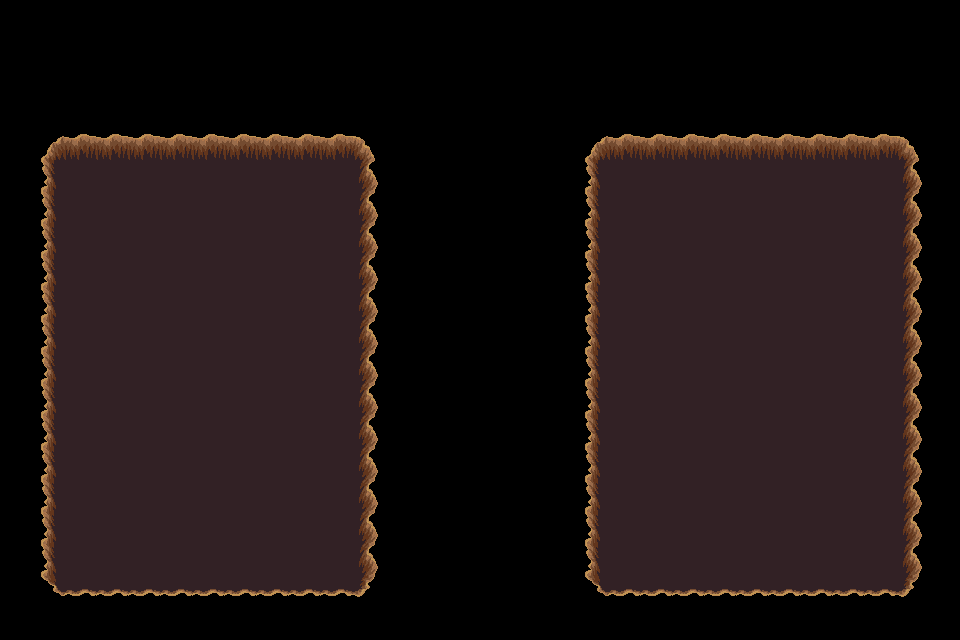

A level layout from a 2D game, rendered from its tile map. Below: a short description, then the map file with its tile-grid data intact:
An orthogonal 30x20 tile map with 32x32 px tiles, 1 tile layer (trou).

<map version="1.4" tiledversion="1.4.3" orientation="orthogonal" renderorder="right-down" width="30" height="20" tilewidth="32" tileheight="32" infinite="0" nextlayerid="9" nextobjectid="1">
 <tileset firstgid="1" source="../../../dungeon_green.tsx" />
 <layer id="8" name="trou" width="30" height="20">
  <data encoding="csv">
0,0,0,0,0,0,0,0,0,0,0,0,0,0,0,0,0,0,0,0,0,0,0,0,0,0,0,0,0,0,
0,0,0,0,0,0,0,0,0,0,0,0,0,0,0,0,0,0,0,0,0,0,0,0,0,0,0,0,0,0,
0,0,0,0,0,0,0,0,0,0,0,0,0,0,0,0,0,0,0,0,0,0,0,0,0,0,0,0,0,0,
0,0,0,0,0,0,0,0,0,0,0,0,0,0,0,0,0,0,0,0,0,0,0,0,0,0,0,0,0,0,
0,432,433,433,433,433,433,433,433,433,433,434,0,0,0,0,0,0,432,433,433,433,433,433,433,433,433,433,434,0,
0,455,456,456,456,456,456,456,456,456,456,457,0,0,0,0,0,0,455,456,456,456,456,456,456,456,456,456,457,0,
0,455,456,456,456,456,456,456,456,456,456,457,0,0,0,0,0,0,455,456,456,456,456,456,456,456,456,456,457,0,
0,455,456,456,456,456,456,456,456,456,456,457,0,0,0,0,0,0,455,456,456,456,456,456,456,456,456,456,457,0,
0,455,456,456,456,456,456,456,456,456,456,457,0,0,0,0,0,0,455,456,456,456,456,456,456,456,456,456,457,0,
0,455,456,456,456,456,456,456,456,456,456,457,0,0,0,0,0,0,455,456,456,456,456,456,456,456,456,456,457,0,
0,455,456,456,456,456,456,456,456,456,456,457,0,0,0,0,0,0,455,456,456,456,456,456,456,456,456,456,457,0,
0,455,456,456,456,456,456,456,456,456,456,457,0,0,0,0,0,0,455,456,456,456,456,456,456,456,456,456,457,0,
0,455,456,456,456,456,456,456,456,456,456,457,0,0,0,0,0,0,455,456,456,456,456,456,456,456,456,456,457,0,
0,455,456,456,456,456,456,456,456,456,456,457,0,0,0,0,0,0,455,456,456,456,456,456,456,456,456,456,457,0,
0,455,456,456,456,456,456,456,456,456,456,457,0,0,0,0,0,0,455,456,456,456,456,456,456,456,456,456,457,0,
0,455,456,456,456,456,456,456,456,456,456,457,0,0,0,0,0,0,455,456,456,456,456,456,456,456,456,456,457,0,
0,455,456,456,456,456,456,456,456,456,456,457,0,0,0,0,0,0,455,456,456,456,456,456,456,456,456,456,457,0,
0,455,456,456,456,456,456,456,456,456,456,457,0,0,0,0,0,0,455,456,456,456,456,456,456,456,456,456,457,0,
0,478,479,479,479,479,479,479,479,479,479,480,0,0,0,0,0,0,478,479,479,479,479,479,479,479,479,479,480,0,
0,0,0,0,0,0,0,0,0,0,0,0,0,0,0,0,0,0,0,0,0,0,0,0,0,0,0,0,0,0
</data>
 </layer>
</map>
